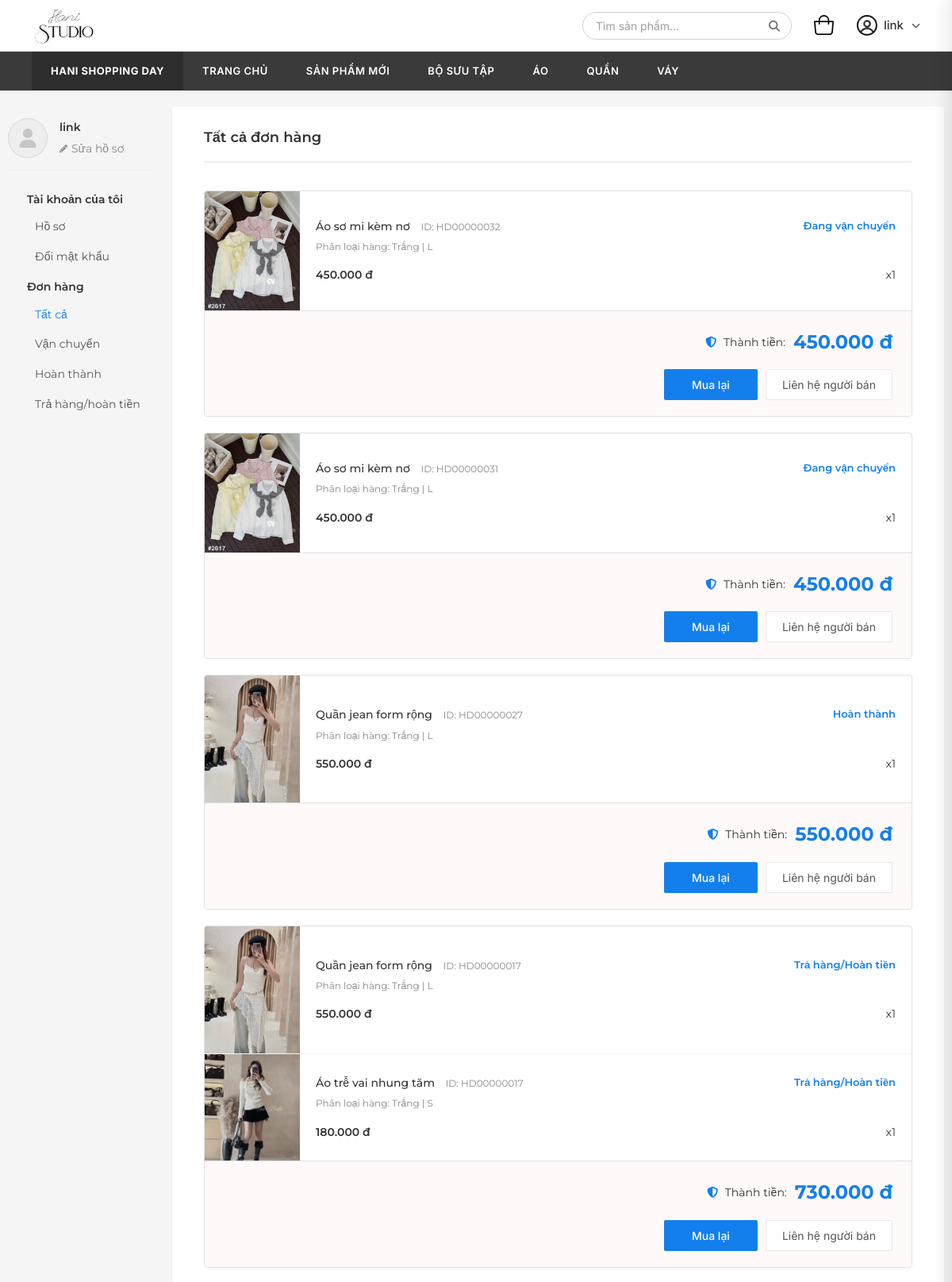
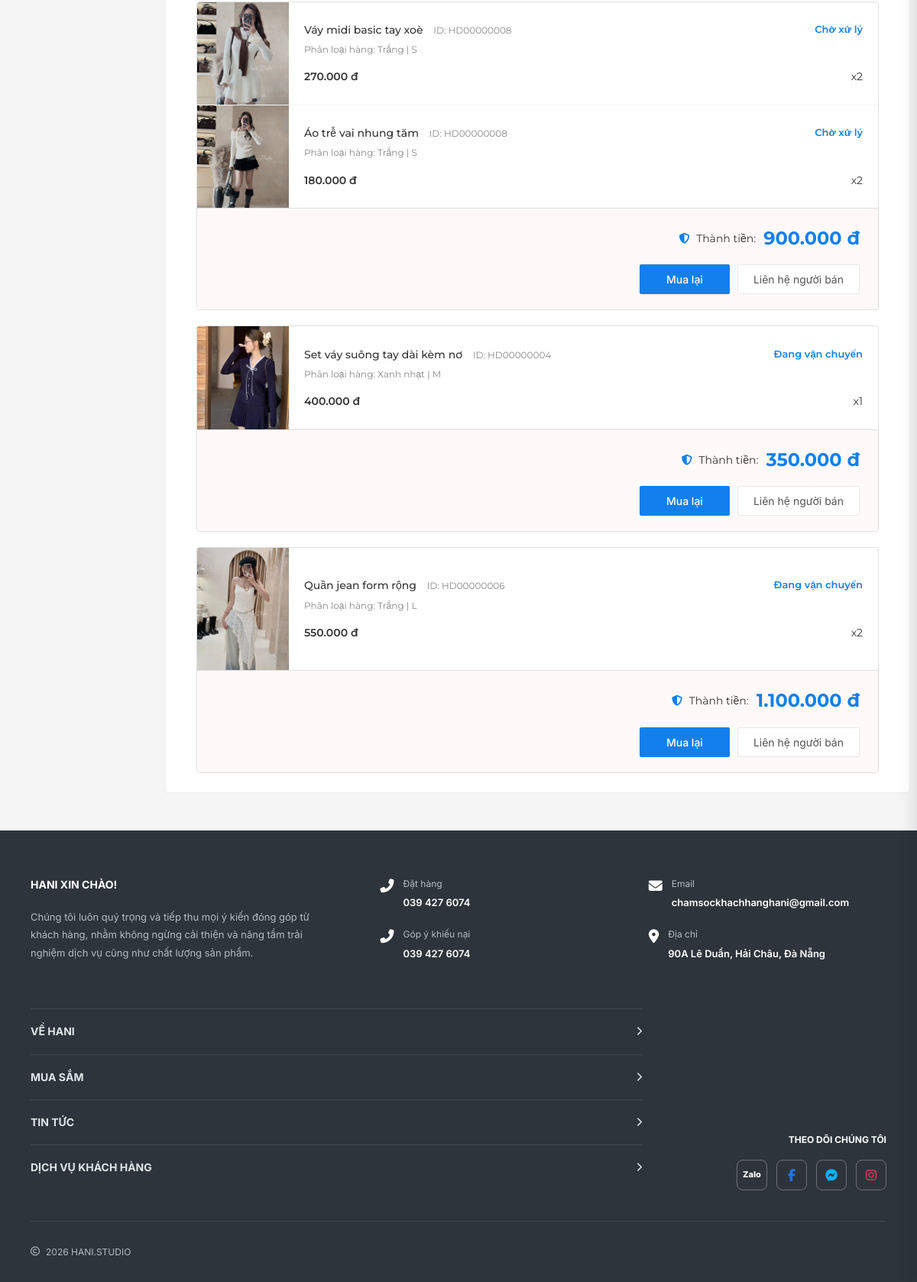
/orders/ (signed in), run on the app's committed database (2 pictures, top to bottom).
### reviews/models.py (models this page shows, shortened)
class OrderItem(models.Model):
    order = models.ForeignKey(Order, on_delete=models.CASCADE, related_name='items')
    product = models.ForeignKey(Product, on_delete=models.SET_NULL, null=True)
    product_name = models.CharField(max_length=255) # Lưu tên lại phòng khi sản phẩm bị xóa
    color = models.CharField(max_length=50)
    size = models.CharField(max_length=20)
    quantity = models.IntegerField(default=1)
    price = models.DecimalField(max_digits=12, decimal_places=0)

class Product(models.Model):
    name = models.CharField(max_length=255, verbose_name="Tên sản phẩm")
    code = models.CharField(max_length=50, unique=True, verbose_name="Mã sản phẩm")
    price = models.DecimalField(max_digits=12, decimal_places=0, verbose_name="Giá")
    old_price = models.DecimalField(max_digits=12, decimal_places=0, null=True, blank=True, verbose_name="Giá cũ")
    image_name = models.CharField(max_length=100, verbose_name="Tên file ảnh (trong static)")
    colors = models.JSONField(default=list, blank=True, verbose_name="Danh sách màu (JSON: name, hex)")
    sizes = models.JSONField(default=list, blank=True, verbose_name="Danh sách size (JSON list)")
    categories = models.ManyToManyField(Category, verbose_name="Danh mục")
    description = models.TextField(blank=True, verbose_name="Mô tả")
    stock = models.IntegerField(default=100, verbose_name="Tồn kho")
    class Meta:
        verbose_name = "Sản phẩm"
        verbose_name_plural = "Sản phẩm"

class Order(models.Model):
    STATUS_CHOICES = [
        ('pending', 'Chờ xử lý'),
        ('shipping', 'Đang vận chuyển'),
        ('completed', 'Hoàn thành'),
        ('return', 'Trả hàng/Hoàn tiền'),
    ]
    user = models.ForeignKey(User, on_delete=models.CASCADE, related_name='orders')
    created_at = models.DateTimeField(auto_now_add=True)
    status = models.CharField(max_length=20, choices=STATUS_CHOICES, default='pending')
    total_amount = models.DecimalField(max_digits=12, decimal_places=0)
    coupon_code = models.CharField(max_length=50, blank=True, null=True)
    discount_amount = models.DecimalField(max_digits=12, decimal_places=0, default=0)
    class Meta:
        verbose_name = "Đơn hàng"
        verbose_name_plural = "Đơn hàng"
        ordering = ['-created_at']

### reviews/views.py (the view)
# urls.py: path('', include('orders.urls')),
def orders(request):
    if not request.user.is_authenticated:
        return redirect('login')
    status_filter = request.GET.get('status', 'all')
    user_orders = Order.objects.filter(user=request.user)
    if status_filter != 'all':
        user_orders = user_orders.filter(status=status_filter)
    return render(request, 'reviews/orders.html', {
        'user': request.user,
        'status': status_filter,
        'user_orders': user_orders,
        'cart_count': sum(item['qty'] for item in request.session.get('cart', []))
    })

### templates/reviews/orders.html (shortened to what this page needs)
{% extends "base.html" %}
{% load static shop_filters %}
{% block content %}
<div class="shopee-wrapper">
    <div class="shopee-container">
        <div class="shopee-sidebar">
            <div class="shopee-user-info-section">
                <div class="shopee-avatar">
                    <i class="fas fa-user"></i>
                </div>
                <div class="shopee-name">
                    <div class="shopee-name-text">{{ user.username }}</div>
                    <a href="{% url 'profile' %}" class="shopee-edit-btn">
                        <i class="fas fa-pencil-alt" style="font-size: 10px;"></i> Sửa hồ sơ
                    </a>
                </div>
            </div>
            <div class="shopee-menu">
                <div class="shopee-menu-group">
                    <div class="shopee-menu-title">
                        Tài khoản của tôi
                    </div>
                    <ul class="shopee-menu-links">
                        <li><a href="{% url 'profile' %}">Hồ sơ</a></li>
                        <li><a href="{% url 'change_password' %}">Đổi mật khẩu</a></li>
                    </ul>
                </div>
                <div class="shopee-menu-group">
                    <div class="shopee-menu-title">
                        Đơn hàng
                    </div>
                    <ul class="shopee-menu-links">
                        <li><a href="{% url 'orders' %}?status=all" {% if status == 'all' %}class="active"{% endif %}>Tất cả</a></li>
                        <li><a href="{% url 'orders' %}?status=shipping" {% if status == 'shipping' %}class="active"{% endif %}>Vận chuyển</a></li>
                        <li><a href="{% url 'orders' %}?status=completed" {% if status == 'completed' %}class="active"{% endif %}>Hoàn thành</a></li>
                        <li><a href="{% url 'orders' %}?status=return" {% if status == 'return' %}class="active"{% endif %}>Trả hàng/hoàn tiền</a></li>
                    </ul>
                </div>
            </div>
        </div>
        <div class="orders-main" style="background: #fff; padding: 25px 40px; box-shadow: 0 1px 3px rgba(0,0,0,0.05); border-radius: 4px;">
            <h2 style="font-size: 18px; font-weight: 600; color: #333; margin: 0 0 15px 0; border-bottom: 2px solid #efefef; padding-bottom: 15px; display: inline-block; width: 100%;">
                {% if status == 'all' %}Tất cả đơn hàng
                {% elif status == 'shipping' %}Vận chuyển
                {% elif status == 'completed' %}Hoàn thành
                {% elif status == 'return' %}Trả hàng/hoàn tiền
                {% else %}Đơn hàng{% endif %}
            </h2>
            <div id="order-list-content">
                {% if user_orders %}
                    {% for order in user_orders %}
                    <div style="border: 1px solid #e0e0e0; border-radius: 4px; margin-top: 20px; overflow: hidden; background: #fff;">
                        {% for item in order.items.all %}
                        <div class="order-item-mobile" style="display: flex; border-bottom: {% if not forloop.last %}1px solid #f5f5f5{% else %}none{% endif %};">
                            <img src="{% static 'images/' %}{{ item.product.image_name }}" class="order-img-mobile" style="width: 120px; min-height: 110px; object-fit: cover;" onerror="this.src='{% static 'images/sp10.png' %}'" alt="{{ item.product_name }}">
                            <div class="order-content-mobile" style="flex: 1; padding: 15px 20px; display: flex; flex-direction: column; justify-content: center;">
                                <div style="display: flex; justify-content: space-between;">
                                    <div style="font-size: 14px; color: #333; font-weight: 500; margin-bottom: 5px;">
                                        {{ item.product_name }}
                                        <span style="font-size: 12px; color: #888; font-weight: 400; margin-left: 10px;">ID: HD{{ order.id|stringformat:"08d" }}</span>
                                    </div>
                                    <div style="font-size: 13px; color: #137FEC; font-weight: 600;">{{ order.get_status_display }}</div>
                                </div>
                                <div style="font-size: 12px; color: #888; margin-bottom: 15px;">Phân loại hàng: {{ item.color }} | {{ item.size }}</div>
                                <div style="display: flex; justify-content: space-between; align-items: center;">
                                    <div style="font-size: 14px; color: #333; font-weight: 600;">{{ item.price|format_price }}</div>
                                    <div style="font-size: 14px; color: #333;">x{{ item.quantity }}</div>
                                </div>
                            </div>
                        </div>
                        {% endfor %}
                        <div class="order-footer-mobile" style="background: #fffaf9; border-top: 1px solid #e0e0e0; padding: 20px 24px; text-align: right;">
                            <div class="order-total-row" style="display: flex; justify-content: flex-end; align-items: center; gap: 10px; margin-bottom: 15px;">
                                <span style="font-size: 14px; color: #333;"><i class="fas fa-shield-alt" style="color: #137FEC; margin-right: 5px;"></i> Thành tiền:</span>
                                <span class="order-total-price" style="font-size: 24px; font-weight: 700; color: #137FEC;">{{ order.total_amount|format_price }}</span>
                            </div>
                            <div class="order-action-btns-mobile" style="display: flex; justify-content: flex-end; gap: 10px;">
                                <button class="btn-mobile-full" style="background: #137FEC; color: white; border: none; border-radius: 2px; padding: 10px 35px; font-size: 14px; font-weight: 500; cursor: pointer;">Mua lại</button>
                                <button class="btn-mobile-full" style="background: #fff; color: #555; border: 1px solid rgba(0,0,0,.09); border-radius: 2px; padding: 10px 20px; font-size: 14px; cursor: pointer;">Liên hệ người bán</button>
                            </div>
                        </div>
                    </div>
                    {% endfor %}
                {% endif %}
            </div>
        </div>
    </div>
</div>
{% endblock %}

### templates/base.html (shortened to what this page needs)
{% load static shop_filters %}
<!DOCTYPE html>
<html lang="vi">
<head>
    <link rel="stylesheet" href="https://cdnjs.cloudflare.com/ajax/libs/font-awesome/6.5.1/css/all.min.css">
    <link rel="stylesheet" href="https://unpkg.com/lenis@1.1.20/dist/lenis.css">
    <link rel="stylesheet" href="{% static 'css/style.css' %}?v=2.1">
</head>
<body>
    {% if not is_admin_page %}
    <header class="header">
        <div class="header-top">
            <div class="header-left">
                <a href="{% url 'home' %}" class="logo-hani">
                    <img src="{% static 'images/logo.png' %}?v=1.2" alt="Hani Logo" class="logo-img">
                </a>
            </div>
            <div class="header-right">
                <div class="search-container-mobile">
                    <form action="{% url 'search' %}" method="GET" class="search-bar">
                        <input type="text" name="q" placeholder="Tìm sản phẩm...">
                        <button type="submit" class="btn-search"><i class="fas fa-search"></i></button>
                    </form>
                </div>
                <button class="btn-cart-icon" onclick="openCart()">
                    <img src="{% static 'images/cart_icon.png' %}" alt="Cart" style="width: 26px; height: auto; display: block;">
                </button>
                {% if user.is_authenticated %}
                <div class="user-area" style="position: relative; display: flex; align-items: center;">
                    <div id="userMenuToggle" onclick="toggleUserMenu(event, this)" style="cursor: pointer; display: flex; align-items: center; gap: 8px; padding: 5px 0;">
                        <img src="{% static 'images/user_icon.png' %}" alt="User" style="width: 26px; height: 26px; object-fit: contain; display: block;">
                        <span class="username-display" style="font-weight: 500; font-size: 15px; color: #333;">{{ user.username }}</span>
                        <i class="fas fa-chevron-down chevron-user" style="font-size: 11px; margin-left: 2px; color: #555;"></i>
                    </div>
                </div>
                {% endif %}
            </div>
        </div>
        <nav class="nav-bar" id="navBar">
            <span class="nav-item nav-highlight">HANI SHOPPING DAY</span>
            <a href="{% url 'home' %}" class="nav-item {% if request.resolver_match.url_name == 'home' %}active{% endif %}">TRANG CHỦ</a>
            <a href="{% url 'all_products_cat' 'san-pham-moi' %}" class="nav-item {% if category_slug == 'san-pham-moi' %}active{% endif %}">SẢN PHẨM MỚI</a>
            <a href="{% url 'all_products_cat' 'bo-suu-tap' %}" class="nav-item {% if category_slug == 'bo-suu-tap' %}active{% endif %}">BỘ SƯU TẬP</a>
            <a href="{% url 'all_products_cat' 'ao' %}" class="nav-item {% if category_slug == 'ao' %}active{% endif %}">ÁO</a>
            <a href="{% url 'all_products_cat' 'quan' %}" class="nav-item {% if category_slug == 'quan' %}active{% endif %}">QUẦN</a>
            <a href="{% url 'all_products_cat' 'vay' %}" class="nav-item {% if category_slug == 'vay' %}active{% endif %}">VÁY</a>
        </nav>
    </header>
    {% endif %}
    <main class="page-content">
        {% block content %}{% endblock %}
    </main>
    {% if not is_admin_page %}
    <footer class="footer">
        <div class="footer-inner">
            <div class="footer-main">
                <div class="footer-intro">
                    <h4 class="footer-heading">HANI XIN CHÀO!</h4>
                    <p class="footer-text">Chúng tôi luôn quý trọng và tiếp thu mọi ý kiến đóng góp từ khách hàng, nhằm không ngừng cải thiện và nâng tầm trải nghiệm dịch vụ cũng như chất lượng sản phẩm.</p>
                </div>
                <div class="footer-contacts">
                    <div class="contact-col">
                        <div class="contact-item">
                            <i class="fas fa-phone-alt"></i>
                            <div class="contact-text">
                                <span class="contact-label">Đặt hàng</span>
                                <span class="contact-num">039 427 6074</span>
                            </div>
                        </div>
                        <div class="contact-item">
                            <i class="fas fa-phone-alt"></i>
                            <div class="contact-text">
                                <span class="contact-label">Góp ý khiếu nại</span>
                                <span class="contact-num">039 427 6074</span>
                            </div>
                        </div>
                    </div>
                    <div class="contact-col">
                        <div class="contact-item">
                            <i class="fas fa-envelope"></i>
                            <div class="contact-text">
                                <span class="contact-label">Email</span>
                                <span class="contact-num">chamsockhachhanghani@gmail.com</span>
                            </div>
                        </div>
                        <div class="contact-item">
                            <i class="fas fa-map-marker-alt"></i>
                            <div class="contact-text">
                                <span class="contact-label">Địa chỉ</span>
                                <span class="contact-num">90A Lê Duẩn, Hải Châu, Đà Nẵng</span>
                            </div>
                        </div>
                    </div>
                </div>
            </div>
            <div class="footer-nav-and-social">
                <div class="footer-nav-stack">
                    <div class="footer-nav-row">VỀ HANI <i class="fas fa-chevron-right"></i></div>
                    <div class="footer-nav-row">MUA SẮM <i class="fas fa-chevron-right"></i></div>
                    <div class="footer-nav-row">TIN TỨC <i class="fas fa-chevron-right"></i></div>
                    <div class="footer-nav-row">DỊCH VỤ KHÁCH HÀNG <i class="fas fa-chevron-right"></i></div>
                </div>
                <div class="footer-social-box">
                    <span class="social-label">THEO DÕI CHÚNG TÔI</span>
                    <div class="social-icons">
                        <a href="#" class="social-btn zalo">Zalo</a>
                        <a href="#" class="social-btn facebook"><i class="fab fa-facebook-f"></i></a>
                        <a href="#" class="social-btn messenger"><i class="fab fa-facebook-messenger"></i></a>
                        <a href="#" class="social-btn instagram"><i class="fab fa-instagram"></i></a>
                    </div>
                </div>
            </div>
            <div class="footer-copyright">
                <i class="far fa-copyright"></i> 2026 HANI.STUDIO
            </div>
        </div>
    </footer>
    {% endif %}
</body>
</html>

### data on the page
Order: id "00000032", status "Đang vận chuyển", total_amount "450.000 đ"
OrderItem: product.image_name (picture), product_name "Áo sơ mi kèm nơ", color "Trắng", size "L", price "450.000 đ", quantity "1"
Order: id "00000031", status "Đang vận chuyển", total_amount "450.000 đ"
OrderItem: product.image_name (picture), product_name "Áo sơ mi kèm nơ", color "Trắng", size "L", price "450.000 đ", quantity "1"
Order: id "00000027", status "Hoàn thành", total_amount "550.000 đ"
OrderItem: product.image_name (picture), product_name "Quần jean form rộng", color "Trắng", size "L", price "550.000 đ", quantity "1"
Order: id "00000017", status "Trả hàng/Hoàn tiền", total_amount "730.000 đ"
OrderItem: product.image_name (picture), product_name "Quần jean form rộng", color "Trắng", size "L", price "550.000 đ", quantity "1"
OrderItem: product.image_name (picture), product_name "Áo trễ vai nhung tăm", color "Trắng", size "S", price "180.000 đ", quantity "1"
Order: id "00000008", status "Chờ xử lý", total_amount "900.000 đ"
OrderItem: product.image_name (picture), product_name "Váy midi basic tay xoè", color "Trắng", size "S", price "270.000 đ", quantity "2"
OrderItem: product.image_name (picture), product_name "Áo trễ vai nhung tăm", color "Trắng", size "S", price "180.000 đ", quantity "2"
Order: id "00000004", status "Đang vận chuyển", total_amount "350.000 đ"
OrderItem: product.image_name (picture), product_name "Set váy suông tay dài kèm nơ", color "Xanh nhạt", size "M", price "400.000 đ", quantity "1"
Order: id "00000006", status "Đang vận chuyển", total_amount "1.100.000 đ"
OrderItem: product.image_name (picture), product_name "Quần jean form rộng", color "Trắng", size "L", price "550.000 đ", quantity "2"

### other printed values
{{ user.username }} "link"
